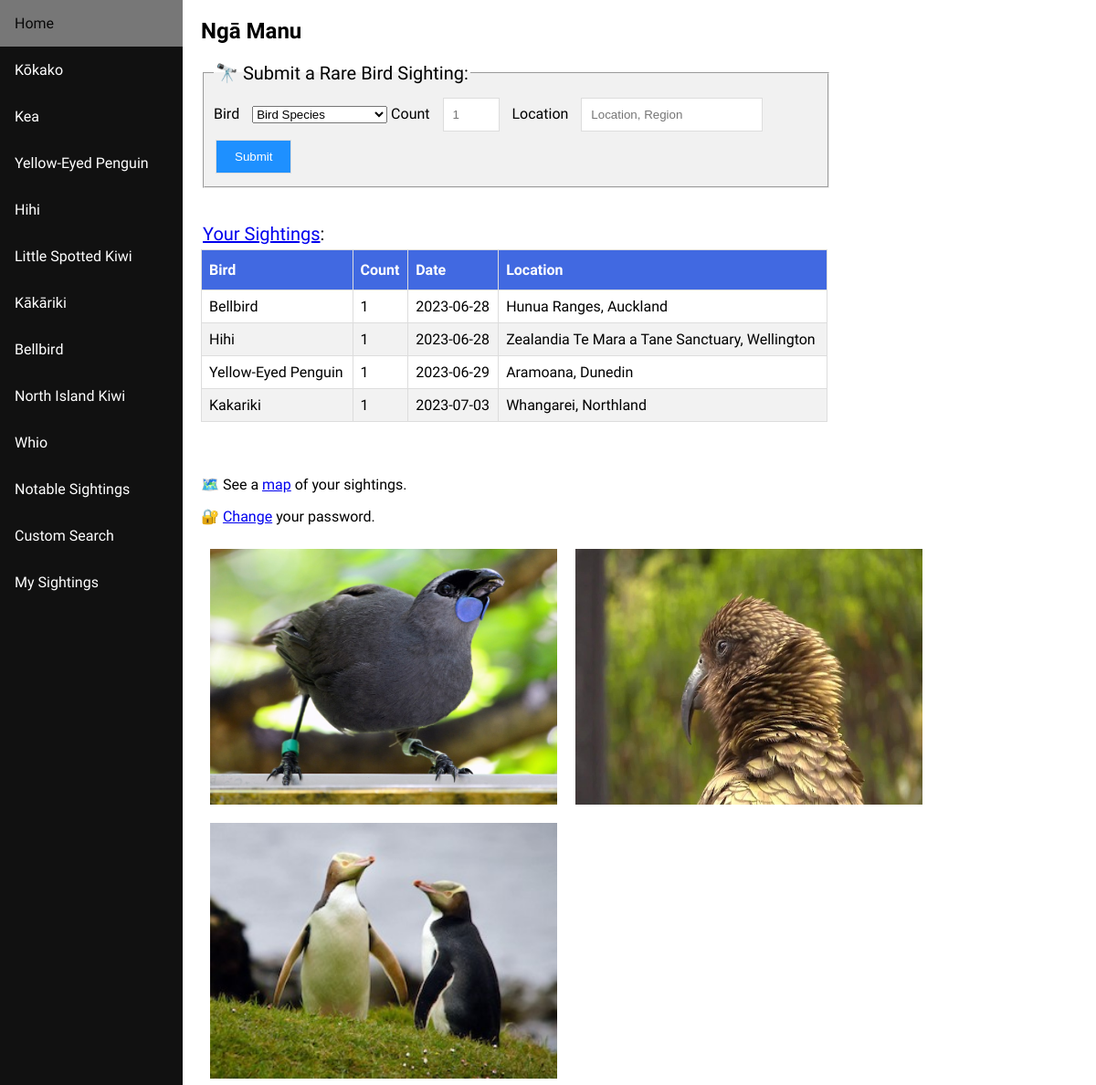
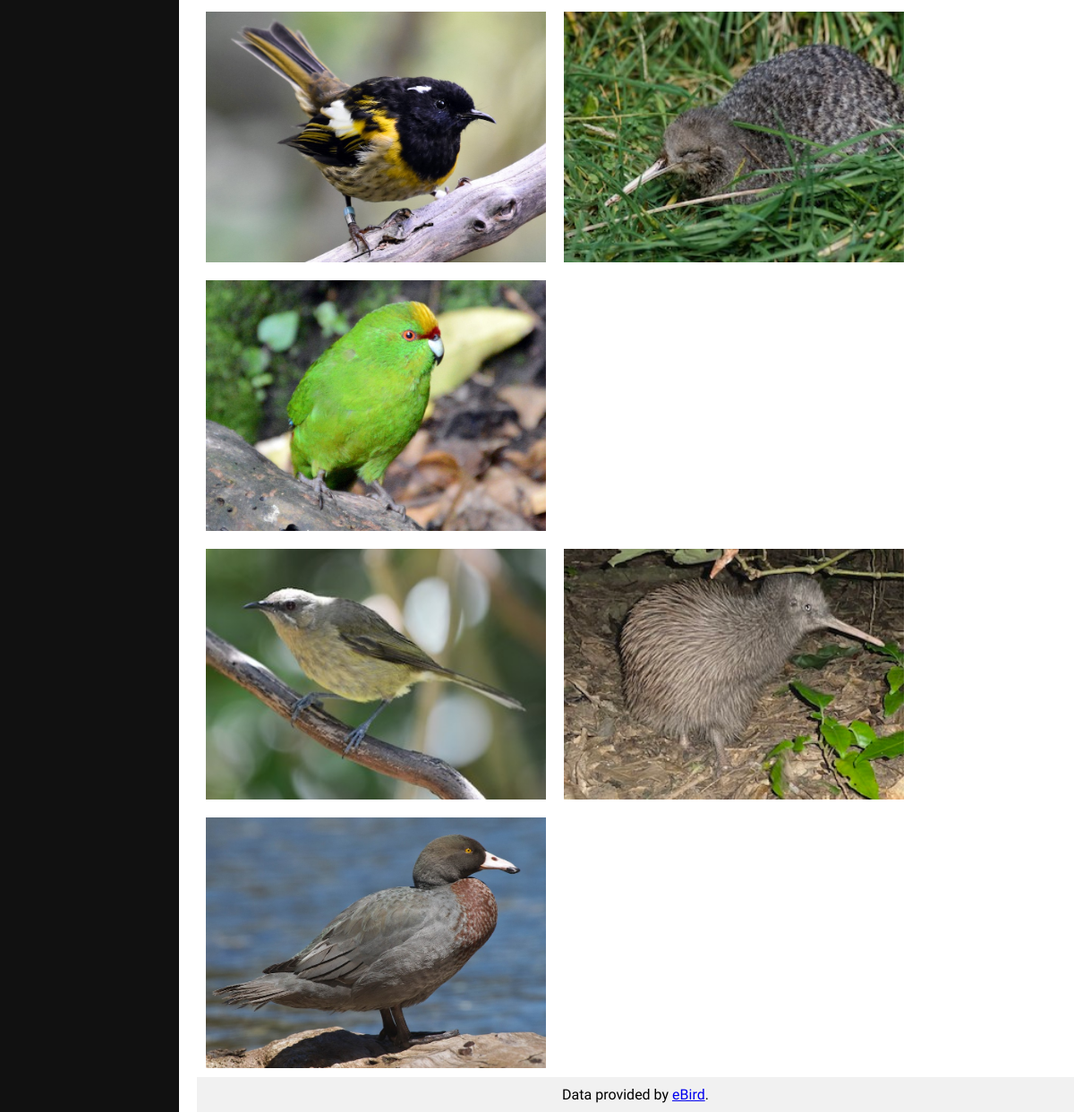
Page /submit (signed in) on the committed database (2 pictures, top to bottom).
### tables this page shows
CREATE TABLE sightings (id INTEGER PRIMARY KEY, user_id INTEGER, bird TEXT NOT NULL, count INTEGER NOT NULL, date DATE, location TEXT NOT NULL, FOREIGN KEY(user_id) REFERENCES users(id));

### app.py (the view)
@app.route("/submit", methods=["GET", "POST"])
def submit():
    if request.method == "POST":
        if not request.form.get("location"):
            message = "Must select location"
            return render_template("apology.html", message = message)
        elif not request.form.get("count") or not request.form.get("bird"):
            message = "⛔ Must select Bird Species."
            link = "submit"
            return render_template("apology.html", message = message, link = link)
        user = session["user_id"]
        bird = request.form.get("bird")
        count = int(request.form.get("count"))
        location = request.form.get("location")
        for old, new in [("_", "__"), ("?", "~q"), ("(", " "), (")", " "),("%", "~p"), ("#", "~h"), ("/", "~s"), ("\"", "''"), ("\n", "''")]:
           location = location.replace(old, new)
        today = date.today()
        db.execute("INSERT INTO sightings (user_id, bird, count, date, location) VALUES (?, ?, ?, ?, ?);", user, bird, count, today, location)
        database = db.execute("SELECT * FROM sightings WHERE user_id = ?", user)
        return render_template("submit.html", database = database)
    else:
      user = session["user_id"]
      database = db.execute("SELECT * FROM sightings WHERE user_id = ?", user)
      return render_template("submit.html", database = database)

### templates/submit.html (shortened to what this page needs)
{% extends "layout.html" %}
{% block main %}
<form class = "form" action = "/submit" method = "post">
    <fieldset>
        <legend>🔭 Submit a Rare Bird Sighting: </legend>
    <label for="bird">Bird</label>
    <select id="bird" name="bird" required>
        <option disabled selected>Bird Species</option>
    </select>
    <label for="count">Count</label>
    <input type="number" id="count" name="count" placeholder="1"min="1" max="5" required>
    <label for="location">Location</label>
    <input type="text" id="location" name="location" autocomplete="off" placeholder="Location, Region" required>
    <button class="btn btn-primary" type="submit">Submit</button>
    </fieldset>
  </form>
<br>
<br>
<div class="section">
    <legend> <a href="/visualize">Your Sightings</a>: </legend>
  <table id = "sightings">
      <thead>
          <tr>
              <th>Bird</th>
              <th>Count</th>
              <th>Date</th>
              <th>Location</th>
          </tr>
      </thead>
      <tbody>
          {% for row in database %}
          <tr>
              <td> {{row.bird}}</td>
              <td> {{row.count}}</td>
              <td> {{row.date}}</td>
              <td> {{row.location}}</td>
          </tr>
          {% endfor %}
      </tbody>
  </table>
</div>
<br>
<br>
<p> 🗺️ See a <a href="/visualize">map</a> of your sightings.</p>
<p> 🔐 <a href="/changepw">Change</a> your password.</p>
{% endblock %}

### templates/layout.html (shortened to what this page needs)
<!DOCTYPE html>
<html lang="en">
<head>
<head>
<link href="/static/styles.css" rel="stylesheet">
</head>
</head>
<body>
<div class="sidenav">
  <a href="/">Home</a>
  <a href="/kokako_sightings">Kōkako</a>
  <a href="/kea_sightings">Kea</a>
  <a href="/penguin_sightings">Yellow-Eyed Penguin</a>
  <a href="/hihi_sightings">Hihi</a>
  <a href="/skiwi_sightings">Little Spotted Kiwi</a>
  <a href="/kakariki_sightings">Kākāriki</a>
  <a href="/bellbird_sightings">Bellbird</a>
  <a href="/nbkiwi_sightings">North Island Kiwi</a>
  <a href="/whio_sightings">Whio</a>
  <a href="/map">Notable Sightings</a>
  <a href="/custom_search">Custom Search</a>
  <a href="/login">My Sightings</a>
</div>
<div class="content">
  <h2>Ngā Manu</h2>
  <p>  {% block main %}{% endblock %} </p>
  <div class="row">
    <a href="/kokako_sightings"><img class="column" src="static/images/kokako.jpg" title = "Kōkako Sightings"> </a>
    <a href="/kea_sightings"><img class="column" src="static/images/kea.jpg" title = "Kea Sightings"></a>
    <a href="/penguin_sightings"><img class="column"src="static/images/penguin.jpg" title = "Yellow-Eyed Penguin (Hoiho) Sightings"></a>
  </div>
  <div class="row">
    <a href="/hihi_sightings"><img class="column" src="static/images/hihi.jpg" title = "Hihi (Stitchbird) Sightings"></a>
    <a href="/skiwi_sightings"><img class="column" src="static/images/kiwi.jpg" title = "Little Spotted Kiwi Sightings"></a>
    <a href="/kakariki_sightings"><img class="column" src="static/images/kakariki.jpg" title = "Kākāriki (Red-Crowned Parakeet) Sightings"></a>
  </div>
  <div class="row">
    <a href= "/bellbird_sightings"><img class="column" src="static/images/bellbird.jpg" title = "Bellbird Sightings"></a>
    <a href="/nbkiwi_sightings"><img class="column" src="static/images/nkiwi.jpg" title = "North Island Kiwi Sightings"></a>
    <a href="/whio_sightings"><img class="column" src="static/images/whio.jpg" title = "Whio (Blue Duck) Sightings"></a>
  </div>
  <div class="footer">
        <footer class="mb-5 small text-center text-muted">
              Data provided by <a href="https://ebird.org/">eBird</a>.
                </footer>
  </div>
</div>
</body>
</html>

### static/styles.css (style rules this page uses)
* { box-sizing: border-box; }
body { margin: 0; font-family: 'Alata', Arial, Helvetica, sans-serif; }
img { height: 100px; width: 400px; }
.sidenav { height: 100%; width: 200px; position: fixed; z-index: 1; top: 0; left: 0; background-color: #111; overflow-x: hidden; }
.sidenav a { color: white; padding: 16px; text-decoration: none; display: block; }
.content { margin-left: 200px; padding-left: 20px; }
h1, legend { font-family: 'Alata', Arial, Helvetica, sans-serif; font-size: 20px; }
.column { float: left; padding: 10px; height: 300px; }
.row:after { content: ""; display: table; clear: both; }
.footer { background-color: #f1f1f1; padding: 10px; text-align: center; }
#sightings { font-family: 'Alata', Arial, Helvetica, sans-serif; border-collapse: collapse; width: 70%; margin: 5px 10px 5px 0; padding: 10px; }
#sightings td, #sightings th { border: 1px solid #ddd; padding: 8px; }
#sightings tr:nth-child(even) { background-color: #f2f2f2; }
#sightings th { padding-top: 12px; padding-bottom: 12px; text-align: left; background-color: royalblue; color: white; }
button, input[type=button], input[type=submit], input[type=reset] { background-color: royalblue; border: none; color: white; padding: 16px 32px; text-decoration: none; margin: 4px 2px; cursor: pointer; }
fieldset { background-color: #f1f1f1; padding: 10px; text-align: left; width: 70%; }
.form { display: flex; flex-flow: row wrap; align-items: center; flex-direction: column; align-items: stretch; }
.form label, option { margin: 5px 10px 5px 0; }
.form input { vertical-align: middle; margin: 5px 10px 5px 0; padding: 10px; background-color: #fff; border: 1px solid #ddd; }
.form button { padding: 10px 20px; background-color: dodgerblue; border: 1px solid #ddd; color: white; }

### rows in the picture
sightings: bird "Bellbird", count "1", date "2023-06-28", location "Hunua Ranges, Auckland"
sightings: bird "Hihi", count "1", date "2023-06-28", location "Zealandia Te Mara a Tane Sanctuary, Wellington"
sightings: bird "Yellow-Eyed Penguin", count "1", date "2023-06-29", location "Aramoana, Dunedin"
sightings: bird "Kakariki", count "1", date "2023-07-03", location "Whangarei, Northland"
